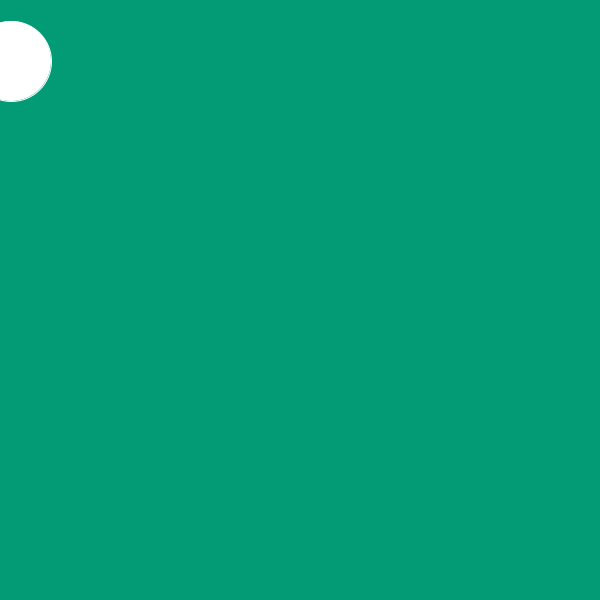
Frame 1 (no input)
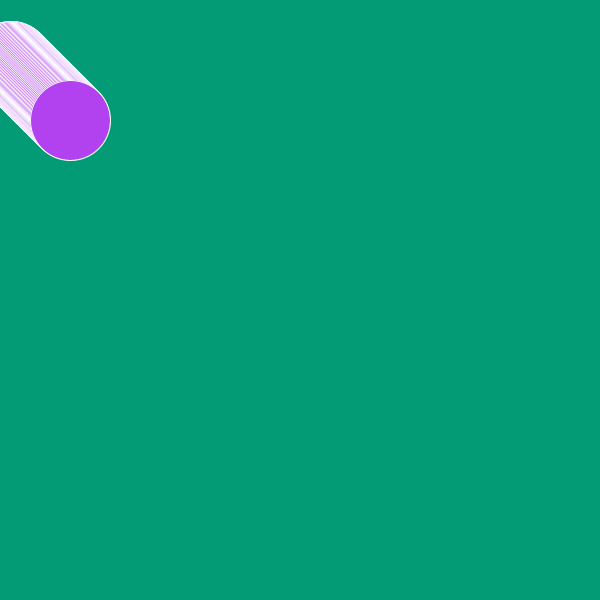
Frame 60 (the mouse pressed at the canvas centre just before this capture)
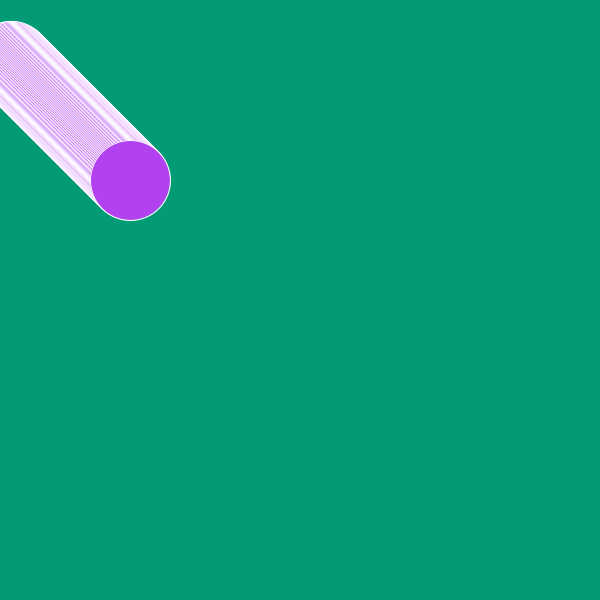
Frame 120 (the mouse held since frame 60 and released just before this capture)

The Processing sketch that drew these frames (run headless with seeded random() and noise(); from frame 60 on, the mouse is pressed at the canvas centre):

// Processing sketch: processing_37676
// ── processing_37676.pde

//dana gloria 


int directionX;
int directionY;
int X;
int Y;

void setup () {
size (600,600);
background (3,155,118);
smooth ();
stroke(255);

directionX= 1;
directionY= 1;

X = 10;
Y= 60;
}

void draw () {
  X+= directionX;
  Y+= directionY;
  
ellipse(X,Y,80,80);

fill(178,65,240);

if(Y > 600) {
  directionY = -1;
}
if(X > 600) {
  directionX= -1;
}
if(Y < 1) {
  directionY= 1;
}
if(X < 1) {
  directionY= 1;
}

}
